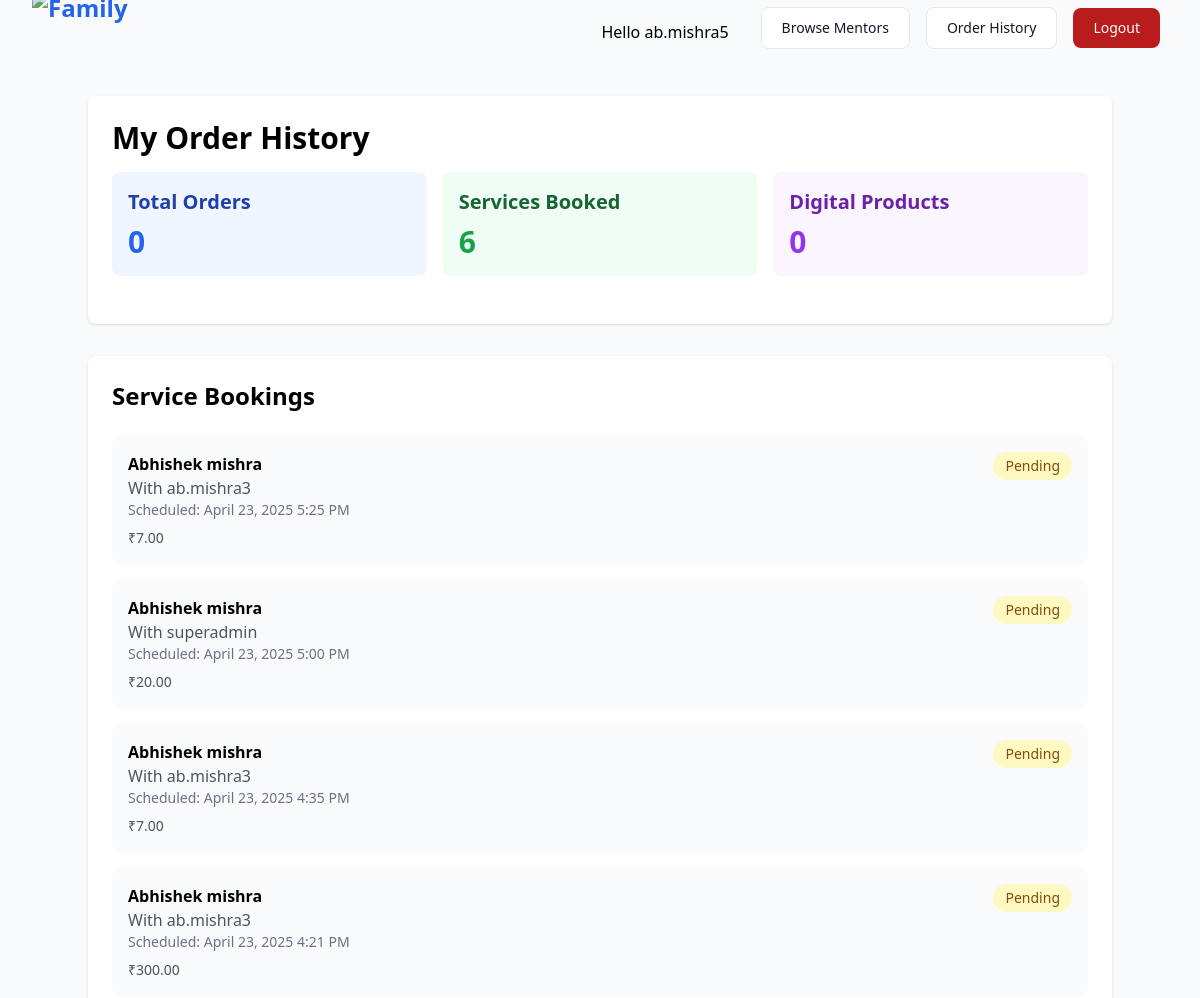
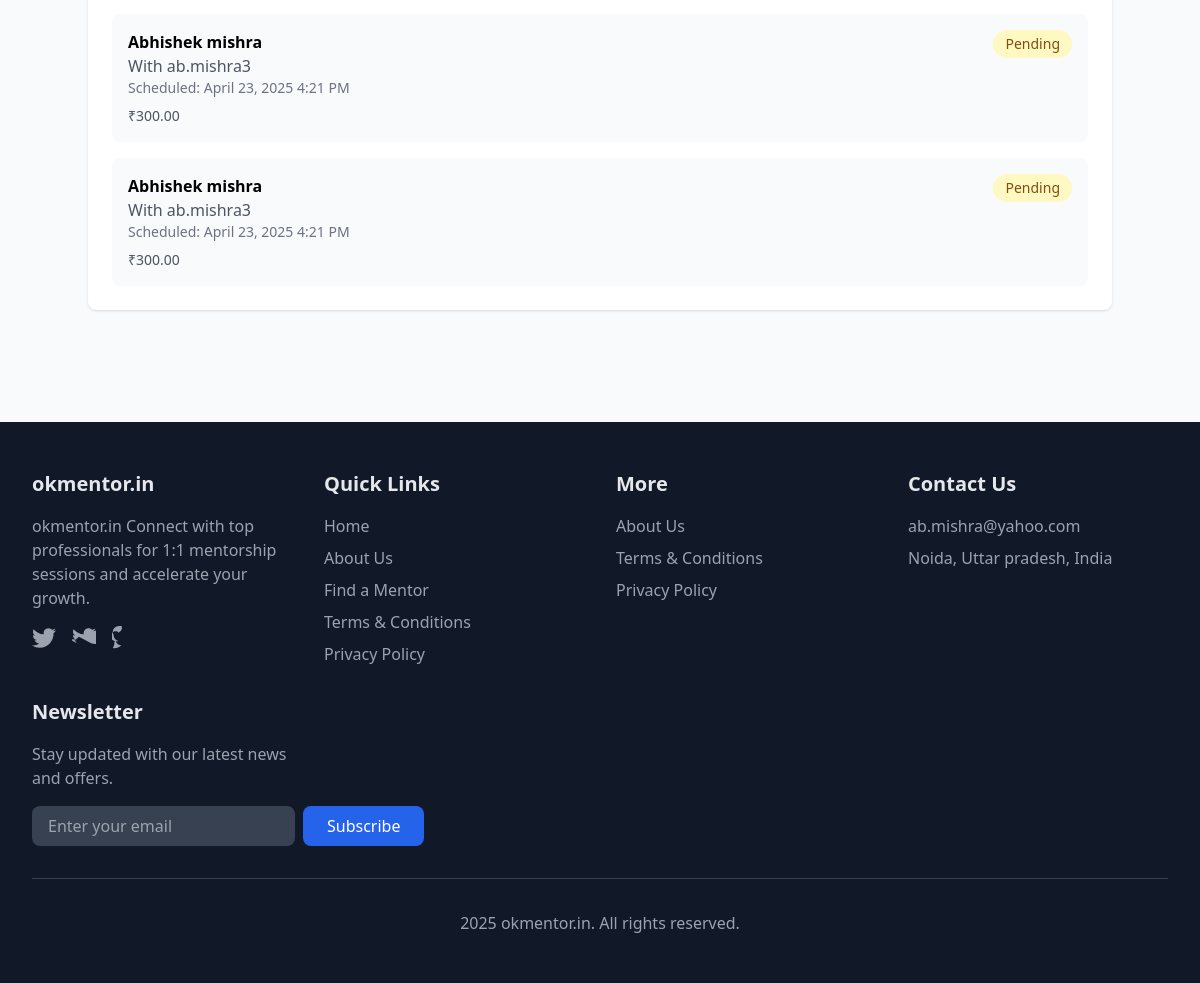
Page /user/order-history/ (signed in) on the committed database (2 pictures, top to bottom).
### marketplace/models.py (models this page shows, shortened)
class Booking(models.Model):
    user = models.ForeignKey(User, on_delete=models.CASCADE, related_name='bookings')
    service = models.ForeignKey(Service, on_delete=models.CASCADE)
    mentor = models.ForeignKey(MentorProfile, on_delete=models.CASCADE, related_name='bookings')
    scheduled_time = models.DateTimeField()
    payment_status = models.CharField(max_length=20, choices=[('pending','Pending'),('paid','Paid')], default='pending')
    created_at = models.DateTimeField(auto_now_add=True)

class Service(models.Model):
    mentor = models.ForeignKey(MentorProfile, on_delete=models.CASCADE, related_name='services')
    name = models.CharField(max_length=100)
    description = models.TextField()
    duration_minutes = models.PositiveIntegerField()
    price = models.DecimalField(max_digits=8, decimal_places=2)

class MentorProfile(models.Model):
    user = models.OneToOneField(User, on_delete=models.CASCADE)
    bio = models.TextField(blank=True)
    expertise_tags = models.CharField(max_length=255, help_text="Comma-separated tags")
    domains = models.CharField(max_length=255, help_text="Comma-separated domains (tech, marketing, etc.)")
    is_mentor = models.BooleanField(default=False)
    calendar_link = models.URLField(blank=True)
    linkedin_url = models.URLField(blank=True)
    google_scholar_url = models.URLField(blank=True)
    profile_image = models.ImageField(upload_to='profile_images/', blank=True, null=True)
    category = models.CharField(max_length=100, blank=True)
    kyc_status = models.CharField(max_length=20, choices=[('pending','Pending'),('approved','Approved'),('rejected','Rejected')], default='pending')
    kyc_document = models.FileField(upload_to='kyc_docs/', blank=True, null=True)

### marketplace/views.py (the view)
# urls.py: path('user/order-history/', views.user_order_history, name='user_order_history'),
@login_required
def user_order_history(request):
    orders = DigitalProductOrder.objects.filter(user=request.user).select_related('product').order_by('-purchased_at')
    from .models import Booking
    service_bookings = Booking.objects.filter(user=request.user).select_related('service', 'mentor').order_by('-scheduled_time')
    return render(request, 'mentor/user_order_history.html', {
        'orders': orders,
        'service_bookings': service_bookings,
    })

### marketplace/templatetags/marketplace_extras.py (called while the page is built)
@register.filter
def is_mentor(user):
    try:
        return hasattr(user, 'mentorprofile') and user.mentorprofile.is_mentor
    except Exception:
        return False

### templates/mentor/user_order_history.html (shortened to what this page needs)
{% extends 'base.html' %}
{% block content %}
<div class="max-w-6xl mx-auto">
    <div class="bg-white rounded-lg shadow p-6 mb-8">
        <h1 class="text-3xl font-bold mb-4">My Order History</h1>
        <div class="grid grid-cols-1 md:grid-cols-3 gap-4 mb-6">
            <div class="bg-blue-50 p-4 rounded-lg">
                <h3 class="text-xl font-semibold text-blue-800 mb-2">Total Orders</h3>
                <p class="text-3xl font-bold text-blue-600">{{ service_bookings|length|add:orders|length }}</p>
            </div>
            <div class="bg-green-50 p-4 rounded-lg">
                <h3 class="text-xl font-semibold text-green-800 mb-2">Services Booked</h3>
                <p class="text-3xl font-bold text-green-600">{{ service_bookings|length }}</p>
            </div>
            <div class="bg-purple-50 p-4 rounded-lg">
                <h3 class="text-xl font-semibold text-purple-800 mb-2">Digital Products</h3>
                <p class="text-3xl font-bold text-purple-600">{{ orders|length }}</p>
            </div>
        </div>
    </div>
    {% if service_bookings %}
    <div class="bg-white rounded-lg shadow p-6 mb-8">
        <h2 class="text-2xl font-semibold mb-6">Service Bookings</h2>
        <div class="space-y-4">
            {% for booking in service_bookings %}
            <div class="bg-gray-50 rounded-lg p-4 hover:bg-gray-100 transition">
                <div class="flex items-start justify-between">
                    <div>
                        <h3 class="font-semibold">{{ booking.service.name }}</h3>
                        <p class="text-gray-600">With {{ booking.mentor.user.username }}</p>
                        <p class="text-sm text-gray-500">Scheduled: {{ booking.scheduled_time|date:"F j, Y g:i A" }}</p>
                        <p class="mt-2 text-sm text-gray-600">₹{{ booking.service.price }}</p>
                    </div>
                    <div class="flex items-center space-x-2">
                        <span class="px-3 py-1 rounded-full text-sm {% if booking.payment_status == 'paid' %}bg-green-100 text-green-800{% else %}bg-yellow-100 text-yellow-800{% endif %}">
                            {{ booking.payment_status|title }}
                        </span>
                    </div>
                </div>
            </div>
            {% endfor %}
        </div>
    </div>
    {% endif %}
</div>
{% endblock %}

### templates/base.html (shortened to what this page needs)
{% load marketplace_extras %}
<!DOCTYPE html>
<html lang="en">
<head>
    <script src="https://cdn.tailwindcss.com"></script>
</head>
<body class="bg-gray-50 min-h-screen flex flex-col">
    <nav class=" sticky top-0 z-50">
      <div class="max-w-7xl mx-auto px-4 sm:px-6 lg:px-8">
        <div class="flex justify-between h-16 items-center">
          <div class="flex-shrink-0 flex items-center">
            <a href="/" class="text-2xl font-extrabold text-blue-600">
              <img src="https://iili.io/3XFNMXe.md.png" alt="Family" class="w-30 h-20">
            </a>
          </div>
          <div class="hidden md:flex md:items-center md:space-x-4">
            <span class="ml-4 mr-4">Hello {{ user.username }}</span>
            <a href="{% url 'mentor_list' %}" class="py-2.5 px-5 me-2 mb-2 text-sm font-medium text-gray-900 focus:outline-none bg-white rounded-lg border border-gray-200 hover:bg-gray-100 hover:text-blue-700 focus:z-10 focus:ring-4 focus:ring-gray-100 dark:focus:ring-gray-700 dark:bg-gray-800 dark:text-gray-400 dark:border-gray-600 dark:hover:text-white dark:hover:bg-gray-700">Browse Mentors</a>
            {% if user.is_authenticated %}
              <a href="{% url 'user_order_history' %}" class="py-2.5 px-5 me-2 mb-2 text-sm font-medium text-gray-900 focus:outline-none bg-white rounded-lg border border-gray-200 hover:bg-gray-100 hover:text-blue-700 focus:z-10 focus:ring-4 focus:ring-gray-100 dark:focus:ring-gray-700 dark:bg-gray-800 dark:text-gray-400 dark:border-gray-600 dark:hover:text-white dark:hover:bg-gray-700">Order History</a>
              <form method="post" action="{% url 'logout' %}" style="display:inline;">
                <button type="submit" class="focus:outline-none text-white bg-red-700 hover:bg-red-800 focus:ring-4 focus:ring-red-300 font-medium rounded-lg text-sm px-5 py-2.5 me-2 mb-2 dark:bg-red-600 dark:hover:bg-red-700 dark:focus:ring-red-900">Logout</button>
              </form>
            {% endif %}
          </div>
        </div>
      </div>
    </nav>
    <main class="flex-1 container mx-auto py-8">
        {% block content %}{% endblock %}
    </main>
<footer class="bg-gray-900 text-gray-200 mt-12">
    <div class="max-w-7xl mx-auto px-4 sm:px-6 lg:px-8 py-12">
        <div class="grid grid-cols-1 md:grid-cols-4 gap-8">
            <div>
                <h3 class="text-xl font-bold mb-4">okmentor.in</h3>
                <p class="text-gray-400 mb-4">okmentor.in  Connect with top professionals for 1:1 mentorship sessions and accelerate your growth.</p>
                <div class="flex space-x-4">
                    <a href="#" class="text-gray-400 hover:text-white">
                    </a>
                    <a href="#" class="text-gray-400 hover:text-white">
                    </a>
                    <a href="#" class="text-gray-400 hover:text-white">
                    </a>
                </div>
            </div>
            <div>
                <h3 class="text-xl font-bold mb-4">Quick Links</h3>
                <ul class="space-y-2">
                    <li><a href="{% url 'home' %}" class="text-gray-400 hover:text-white transition">Home</a></li>
                    <li><a href="{% url 'about' %}" class="text-gray-400 hover:text-white transition">About Us</a></li>
                    <li><a href="{% url 'mentor_list' %}" class="text-gray-400 hover:text-white transition">Find a Mentor</a></li>
                    <li><a href="{% url 'terms' %}" class="text-gray-400 hover:text-white transition">Terms & Conditions</a></li>
                    <li><a href="{% url 'privacy' %}" class="text-gray-400 hover:text-white transition">Privacy Policy</a></li>
                </ul>
            </div>
            <div>
                <h3 class="text-xl font-bold mb-4">More</h3>
                <ul class="space-y-2">
                    <li><a href="{% url 'about' %}" class="text-gray-400 hover:text-white transition">About Us</a></li>
                    <li><a href="{% url 'terms' %}" class="text-gray-400 hover:text-white transition">Terms & Conditions</a></li>
                    <li><a href="{% url 'privacy' %}" class="text-gray-400 hover:text-white transition">Privacy Policy</a></li>
                </ul>
            </div>
            <div>
                <h3 class="text-xl font-bold mb-4">Contact Us</h3>
                <ul class="space-y-2">
                    <li><a href="mailto:ab.mishra@yahoo.com" class="text-gray-400 hover:text-white transition">ab.mishra@yahoo.com</a></li>
                   <li><a href="#" class="text-gray-400 hover:text-white transition">Noida, Uttar pradesh,  India</a></li>
                </ul>
            </div>
            <div>
                <h3 class="text-xl font-bold mb-4">Newsletter</h3>
                <p class="text-gray-400 mb-4">Stay updated with our latest news and offers.</p>
                <form class="flex flex-col sm:flex-row gap-2">
                    <input type="email" placeholder="Enter your email" class="flex-1 px-4 py-2 rounded-lg bg-gray-700 text-white focus:outline-none focus:ring-2 focus:ring-blue-500">
                    <button type="submit" class="px-6 py-2 bg-blue-600 text-white rounded-lg hover:bg-blue-700 transition">Subscribe</button>
                </form>
            </div>
        </div>
        <div class="border-t border-gray-700 mt-8 pt-8 text-center">
            <p class="text-gray-400"> 2025 okmentor.in. All rights reserved.</p>
        </div>
    </div>
</footer>
</body>
</html>

### rows in the picture
Booking: service.name "Abhishek mishra", mentor.user.username "ab.mishra3", scheduled_time "April 23, 2025 5:25 PM", service.price "7.00", payment_status "Pending"
Booking: service.name "Abhishek mishra", mentor.user.username "superadmin", scheduled_time "April 23, 2025 5:00 PM", service.price "20.00", payment_status "Pending"
Booking: service.name "Abhishek mishra", mentor.user.username "ab.mishra3", scheduled_time "April 23, 2025 4:35 PM", service.price "7.00", payment_status "Pending"
Booking: service.name "Abhishek mishra", mentor.user.username "ab.mishra3", scheduled_time "April 23, 2025 4:21 PM", service.price "300.00", payment_status "Pending"
Booking: service.name "Abhishek mishra", mentor.user.username "ab.mishra3", scheduled_time "April 23, 2025 4:21 PM", service.price "300.00", payment_status "Pending"
Booking: service.name "Abhishek mishra", mentor.user.username "ab.mishra3", scheduled_time "April 23, 2025 4:21 PM", service.price "300.00", payment_status "Pending"

### other values in the picture
{{ user.username }} "ab.mishra5"
{{ service_bookings|length|add:orders|length }} "0"
{{ service_bookings|length }} "6"
{{ orders|length }} "0"
